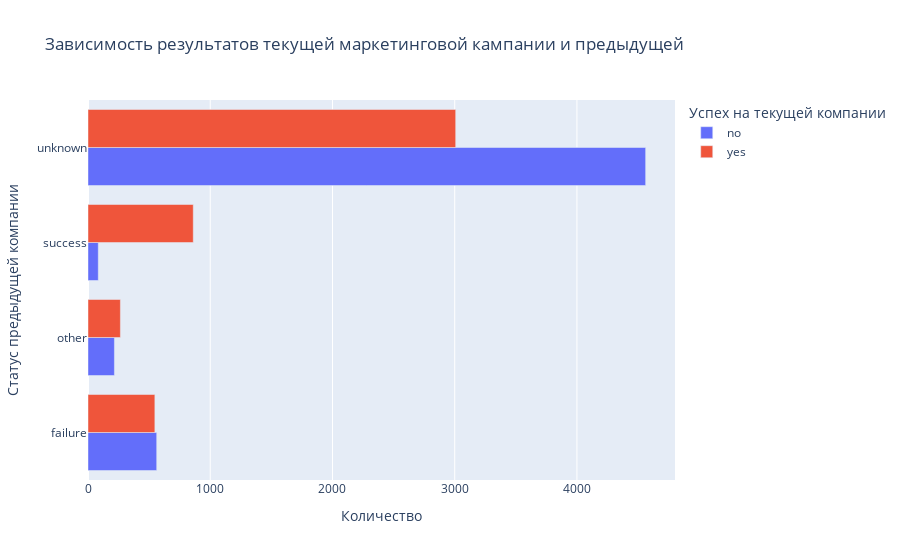

The notebook cell saved with this chart:
### Markdown cell above
### Задание 6

### Code cell
# Узнайте, для какого статуса предыдущей маркетинговой кампании успех в текущей превалирует над количеством неудач.
# ваш код
# Группируем значения для визуализации
filtered_data_poutcome = df.groupby(
    by=['deposit', 'poutcome'],
    as_index=False
)['deposit'].value_counts()

# Визуализация
fig6 = px.bar(
    data_frame=filtered_data_poutcome,
    x='count',
    y='poutcome',
    color = 'deposit',
    barmode='group',
    title='Зависимость результатов текущей маркетинговой кампании и предыдущей',
    labels={
        'poutcome': 'Статус предыдущей компании',
        'deposit': 'Успех на текущей компании',
        'count': 'Количество',
        }
)
fig6.show()

### Figure 1 — Plotly figure (JSON) as saved in the notebook; plotly's stock layout.template omitted (floating-point values rounded to 4 significant figures)
{"data": [{"alignmentgroup": "True", "hovertemplate": "Успех на текущей компании=no<br>Количество=%{x}<br>Статус предыдущей компании=%{y}<extra></extra>", "legendgroup": "no", "marker": {"color": "#636efa", "pattern": {"shape": ""}}, "name": "no", "offsetgroup": "no", "orientation": "h", "showlegend": true, "textposition": "auto", "type": "bar", "x": [562, 216, 84, 4562], "xaxis": "x", "y": ["failure", "other", "success", "unknown"], "yaxis": "y"}, {"alignmentgroup": "True", "hovertemplate": "Успех на текущей компании=yes<br>Количество=%{x}<br>Статус предыдущей компании=%{y}<extra></extra>", "legendgroup": "yes", "marker": {"color": "#EF553B", "pattern": {"shape": ""}}, "name": "yes", "offsetgroup": "yes", "orientation": "h", "showlegend": true, "textposition": "auto", "type": "bar", "x": [547, 265, 861, 3008], "xaxis": "x", "y": ["failure", "other", "success", "unknown"], "yaxis": "y"}], "layout": {"barmode": "group", "legend": {"title": {"text": "Успех на текущей компании"}, "tracegroupgap": 0}, "title": {"text": "Зависимость результатов текущей маркетинговой кампании и предыдущей"}, "xaxis": {"anchor": "y", "domain": [0, 1], "title": {"text": "Количество"}}, "yaxis": {"anchor": "x", "domain": [0, 1], "title": {"text": "Статус предыдущей компании"}}}}
